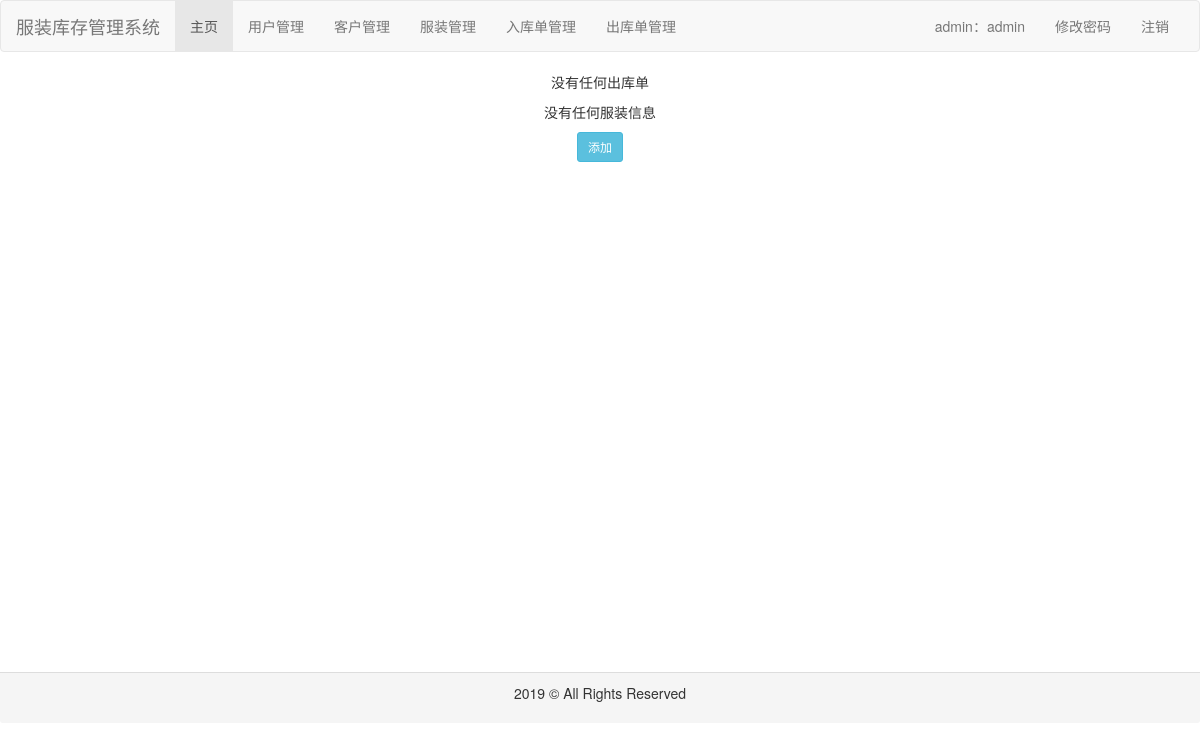
The page /outorder/detail/19 (signed in) on the database as committed earlier.
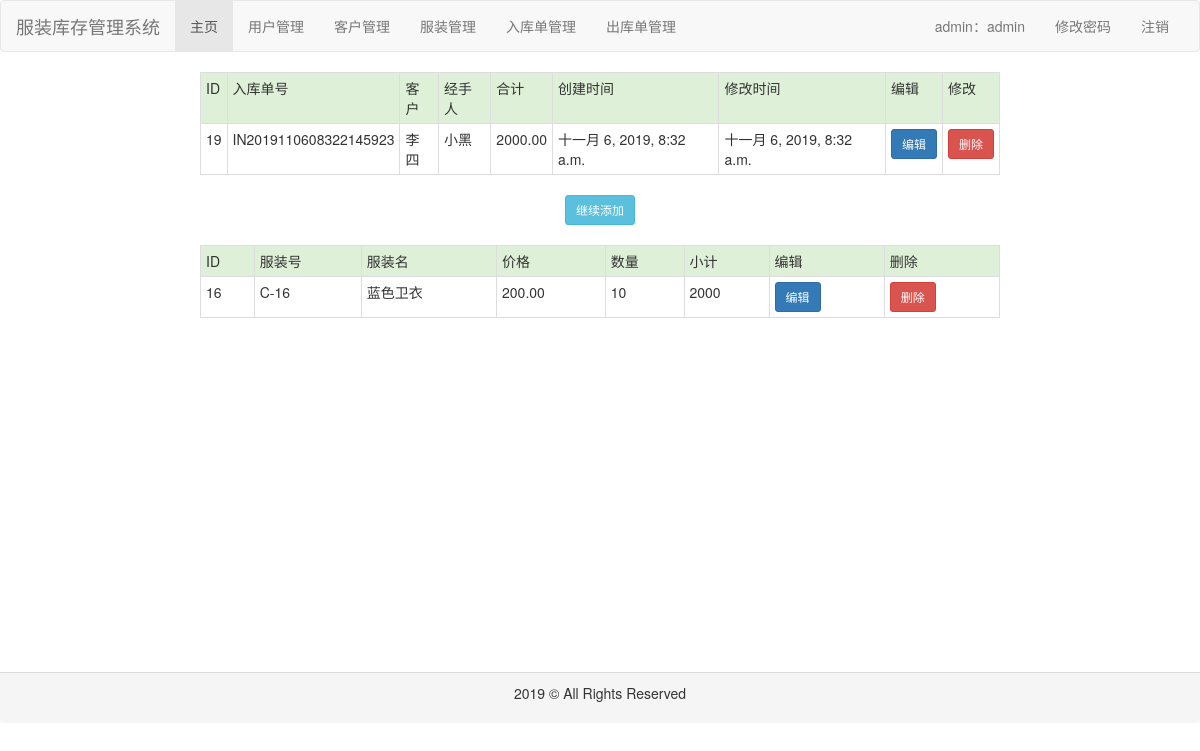
The same page on the database as committed later.
### common/models.py (models this page shows, shortened)
class Outorder(models.Model):
    code = models.CharField(max_length=32, verbose_name='出库单号')
    customer = models.ForeignKey(Customer, on_delete=models.CASCADE, verbose_name='客户')
    user = models.ForeignKey(User, on_delete=models.CASCADE, verbose_name='用户')
    clothes = models.ManyToManyField(Clothes, through='OutorderClothes', verbose_name='服装')
    create_time = models.DateTimeField(auto_now_add=True, verbose_name='创建时间')
    modify_time = models.DateTimeField(auto_now=True, verbose_name='修改时间')
    class Meta:
        ordering = ['create_time']
        verbose_name = '出库单'
        verbose_name_plural = verbose_name

class Customer(models.Model):
    name = models.CharField(max_length=32, verbose_name='客户名')
    phone = models.CharField(max_length=32, verbose_name='电话')
    address = models.CharField(max_length=32, verbose_name='地址')
    create_time = models.DateTimeField(auto_now_add=True, verbose_name='创建时间')
    modify_time = models.DateTimeField(auto_now=True, verbose_name='修改时间')
    class Meta:
        ordering = ['create_time']
        verbose_name = '客户'
        verbose_name_plural = verbose_name

class User(models.Model):
    role_choices = (
        ('操作员', '操作员'),
        ('管理员', '管理员')
    )
    username = models.CharField(max_length=32, unique=True, verbose_name='用户名')
    password = models.CharField(max_length=100, verbose_name='密码')
    name = models.CharField(max_length=32, verbose_name='姓名')
    role = models.CharField(max_length=32, choices=role_choices, default='操作员', verbose_name='角色')
    create_time = models.DateTimeField(auto_now_add=True, verbose_name='创建时间')
    modify_time = models.DateTimeField(auto_now=True, verbose_name='修改时间')
    class Meta:
        ordering = ['create_time']
        verbose_name = '用户'
        verbose_name_plural = verbose_name

class OutorderClothes(models.Model):
    outorder = models.ForeignKey(Outorder, on_delete=models.CASCADE, verbose_name='出库单')
    clothes = models.ForeignKey(Clothes, on_delete=models.CASCADE, verbose_name='服装')
    amount = models.PositiveIntegerField(verbose_name='数量')
    class Meta:
        ordering = ['id']
        verbose_name = '出库单详情'
        verbose_name_plural = verbose_name

class Clothes(models.Model):
    size_choices = (
        ('S', 'S'),
        ('M', 'M'),
        ('L', 'L'),
        ('XL', 'XL'),
        ('XXL', 'XXL')
    )
    name = models.CharField(max_length=32, verbose_name='服装名')
    sn = models.CharField(max_length=32, unique=True, verbose_name='服装号')
    price = models.DecimalField(max_digits=10, decimal_places=2, verbose_name='价格')
    size = models.CharField(max_length=32, choices=size_choices, verbose_name='尺寸')
    color = models.CharField(max_length=32, verbose_name='颜色')
    stock = models.PositiveIntegerField(verbose_name='库存')
    image = models.ImageField(upload_to='clothes', verbose_name='图片')
    desc = models.CharField(max_length=200, verbose_name='描述')
    create_time = models.DateTimeField(auto_now_add=True, verbose_name='创建时间')
    modify_time = models.DateTimeField(auto_now=True, verbose_name='修改时间')
    class Meta:
        ordering = ['create_time']
        verbose_name = '服装'
        verbose_name_plural = verbose_name

### outorder/views.py (the view)
# urls.py: path('detail/<int:outorder_id>', views.detail, name='detail'),
def detail(request, outorder_id):
    qs1 = Outorder.objects.filter(id=outorder_id)
    qs2 = OutorderClothes.objects.filter(outorder_id=outorder_id)
    sum = 0
    for foo in qs2:
        sum += foo.clothes.price * foo.amount
    context = {
        'qs1': qs1,
        'qs2': qs2,
        'sum': sum,
        'outorder_id': outorder_id
    }
    return render(request, 'outorder/detail.html', context)

### outorder/templates/outorder/detail.html (shortened to what this page needs)
{% extends 'base.html' %}
{% block content %}
    <div align="center" style="height: 600px">
        {% if qs1 %}
            <table class="table table-striped table-bordered table-hover  table-condensed" style="width: 800px">
                <tr class="success">
                    <td>ID</td>
                    <td>入库单号</td>
                    <td>客户</td>
                    <td>经手人</td>
                    <td>合计</td>
                    <td>创建时间</td>
                    <td>修改时间</td>
                    <td>编辑</td>
                    <td>修改</td>
                </tr>
                {% for foo in qs1 %}
                    <tr>
                        <td>{{ foo.id }}</td>
                        <td>{{ foo.code }}</td>
                        <td>{{ foo.customer.name }}</td>
                        <td>{{ foo.user.name }}</td>
                        <td>{{ sum }}</td>
                        <td>{{ foo.create_time }}</td>
                        <td>{{ foo.modify_time }}</td>
                        <td><a class="btn btn-primary btn-sm" href="{% url 'outorder:update' foo.id %}">编辑</a></td>
                        <td><a class="btn btn-danger btn-sm" href="{% url 'outorder:delete' foo.id %}">删除</a></td>
                    </tr>
                {% endfor %}
            </table>
        {% else %}
            <p>没有任何出库单</p>
        {% endif %}
        {% if qs2 %}
            <a class="btn btn-info btn-sm" href="{% url 'outorder:addmore' outorder_id %}">继续添加</a>
            <br>
            <br>
            <table class="table table-striped table-bordered table-hover  table-condensed" style="width: 800px">
                <tr class="success">
                    <td>ID</td>
                    <td>服装号</td>
                    <td>服装名</td>
                    <td>价格</td>
                    <td>数量</td>
                    <td>小计</td>
                    <td>编辑</td>
                    <td>删除</td>
                </tr>
                {% for foo in qs2 %}
                    <tr>
                        <td>{{ foo.id }}</td>
                        <td>{{ foo.clothes.sn }}</td>
                        <td>{{ foo.clothes.name }}</td>
                        <td>{{ foo.clothes.price }}</td>
                        <td>{{ foo.amount }}</td>
                        <td>{% widthratio foo.clothes.price 1 foo.amount %}</td>
                        <td><a class="btn btn-primary btn-sm"
                               href="{% url 'outorder:editmore' outorder_id=outorder_id outorderclothes_id=foo.id %}">编辑</a>
                        </td>
                        <td><a class="btn btn-danger btn-sm"
                               href="{% url 'outorder:deletemore' outorder_id=outorder_id outorderclothes_id=foo.id %}">删除</a>
                        </td>
                    </tr>
                {% endfor %}
            </table>
        {% else %}
            <p>没有任何服装信息</p>
            <a class="btn btn-info btn-sm" href="{% url 'outorder:addmore' outorder_id %}">添加</a>
        {% endif %}
    </div>
{% endblock %}

Rows that differ between the two databases and show on the page:
added Outorder: id "19", code "IN2019110608322145923", customer.name "李四", user.name "小黑", sum "2000.00", create_time "十一月 6, 2019, 8:32 a.m.", modify_time "十一月 6, 2019, 8:32 a.m."
added OutorderClothes: id "16", clothes.sn "C-16", clothes.name "蓝色卫衣", clothes.price "200.00", amount "10", clothes+amount "2000"
Other text that changed with them:
text no longer shown: "没有任何出库单 没有任何服装信息 添加"
text now shown: "ID 入库单号 客户 经手人 合计 创建时间 修改时间 编辑 修改 继续添加 ID 服装号 服装名 价格 数量 小计 编辑 删除"
